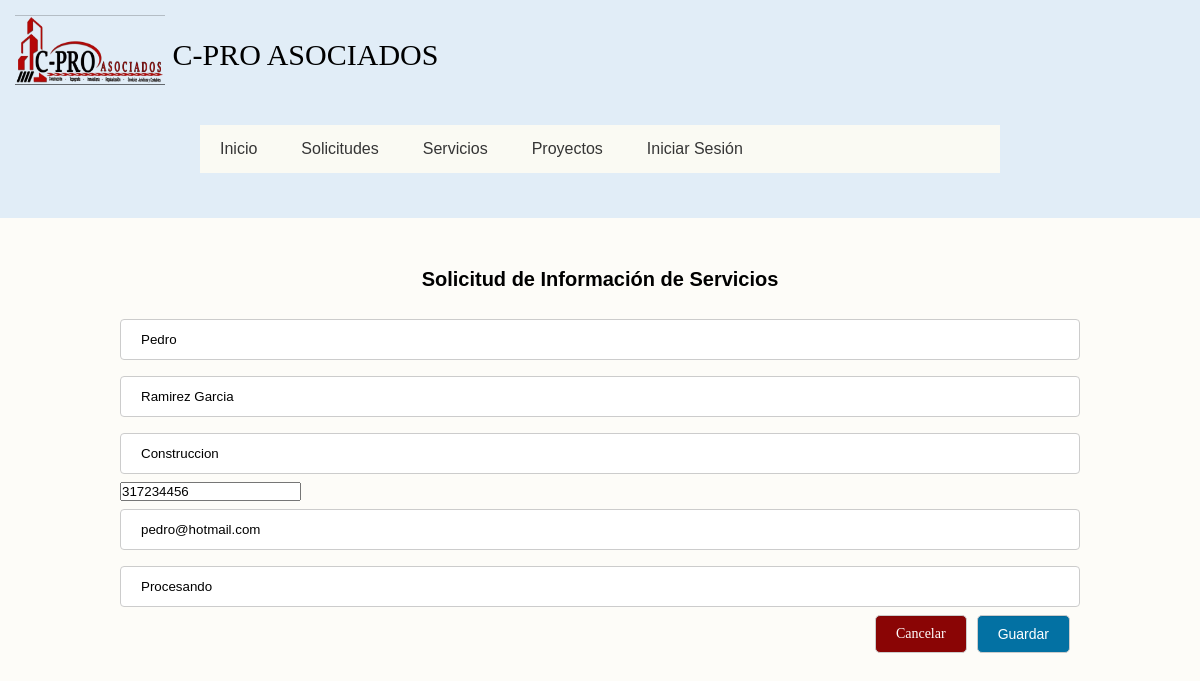
/Cliente/updateinfo.php?id=5, run on the app's committed database.
### tables this page shows
CREATE TABLE `solicitud_info` (
  `id` int(11) NOT NULL,
  `nombre` varchar(255) NOT NULL,
  `apellidos` varchar(255) NOT NULL,
  `tipo` varchar(100) NOT NULL,
  `telefono` int(10) NOT NULL,
  `correo` varchar(255) NOT NULL,
  `estatus` varchar(20) NOT NULL
);

### Cliente/updateinfo.php (the view, shortened to what this page needs)
<?php
    include_once 'conexion.php';
    if(isset($_GET['id'])){
    	$id=(int) $_GET['id'];
    	$buscar_id=$con->prepare('SELECT * FROM solicitud_info WHERE id=id LIMIT 1');
    	$buscar_id->execute(array(
    		':id'=>$id
    	));
    	$resultado=$buscar_id->fetch();
    }else{
    	header('Location: informacion.php');
    }
?>
<!DOCTYPE html>
<html lang="en">
<head>
    <link rel="stylesheet" href="css/estilos.css">
    <link rel="stylesheet" href="css/solicitud.css">
</head>
<body>
<header>
        <div class="logo">
                <a href="#"><img src="../img/logo.png" width="150" alt=""></a>
                <a href="#">C-PRO ASOCIADOS</a>
            </div>
        <nav class="navegacion">
            <ul class="menu">
                <li><a href="indexcliente.php">Inicio</a></li>
                <li><a href="#">Solicitudes</a>
                </li>
                <li><a href="servicios.html">Servicios</a></li>
                <li><a href="proyectos.php">Proyectos</a>
                </li>
                <li><a href="login_usuario.php">Iniciar Sesión</a>
                </li>
            </ul>
        </nav>
    </header>
<div class="container">
        <h2>Solicitud de Información de Servicios</h2>
        <form action="" method="post">
        <div class="form-group">
            <input type="text" name="nombre" value="<?php if($resultado) echo $resultado['nombre'];?>"class="input_text">
        </div>
        <div class="form-group">
            <input type="text" name="apellidos" value="<?php if($resultado) echo $resultado['apellidos'];?>" class="input_text">
        </div>
        <div class="form-group">
            <input type="text" name="tipo" value="<?php if($resultado) echo $resultado['tipo'];?>" class="input_text">
        </div>
        <div class="form-group">
            <input type="tel" name="telefono" value="<?php if($resultado) echo $resultado['telefono'];?>" class="input_text">
        </div>
        <div class="form-group">
            <input type="text" name="correo" value="<?php if($resultado) echo $resultado['correo'];?>" class="input_text">
        </div>
        <div class="form-group">
            <input type="text" name="estatus" value="<?php if($resultado) echo $resultado['estatus'];?>" class="input_text">
        </div>
        <div class="btn__group">
                <a href="informacion.php" class="btn btn__danger">Cancelar</a>
                <input type="submit" name="guardar" value="Guardar" class="btn btn__primary">
        </div>
        </form>
    </div>
</body>
</html>

### Cliente/css/estilos.css (style rules this page uses)
* { margin:0; padding: 0; -webkit-box-sizing:border-box; -moz-box-sizing: border-box; box-sizing: border-box; }
body { background:#FDFCF8; }
header { background: #E1EDF7; width: 100%; padding: 15px; display: flex; justify-content: space-between; align-items: center; flex-direction: row; flex-wrap: wrap; }
header .logo { color: #fff; font-size: 30px }
header .logo img { width: 150px; height: 70px; vertical-align: top; }
header .logo a { color: black; text-decoration: none; line-height: 80px; }
.navegacion { width: 800px; margin: 30px auto; background: #FAFAF3; }
.navegacion ul { list-style: none; }
.menu > li { display: inline-block; }
.menu > li > a { display: block; padding: 15px 20px; color: #353535; font-family: sans-serif; text-decoration: none; text-align: center; }

### Cliente/css/solicitud.css (style rules this page uses)
* { padding: 0; margin: 0px; box-sizing: border-box; }
a { text-decoration: none; }
.container { width: 80%; max-width: 1000px; margin: 30px auto; overflow: hidden; }
input[type=text], select { width: 100%; padding: 12px 20px; margin: 8px 0; display: inline-block; border: 1px solid #ccc; border-radius: 4px; box-sizing: border-box; }
h2 { display: block; margin-top: 20px; margin-bottom: 20px; text-align: center; font-size: 20px; font-family: sans-serif; font-weight: bold; color: black; }
form .btn { border: 1px solid #ccc; border-radius: 5px; box-shadow: 0 1px 1px rgba(0, 0, 0, 0.075) inset; color: #fff; display: block; font-size: 14px; background: rgb(3, 113, 163); margin-bottom: 15px; padding: 10px 20px; margin-right: 10px; outline: medium none; cursor: pointer; }
.btn__group { width: 100%; display: flex; flex-direction: row; justify-content: flex-end; }
.btn__primary { background: rgb(3, 113, 163); }
.btn__danger { background: #8a0505 !important; }

### data on the page
solicitud_info: nombre "Pedro", apellidos "Ramirez Garcia", tipo "Construccion", telefono "317234456", correo "pedro@hotmail.com", estatus "Procesando"
